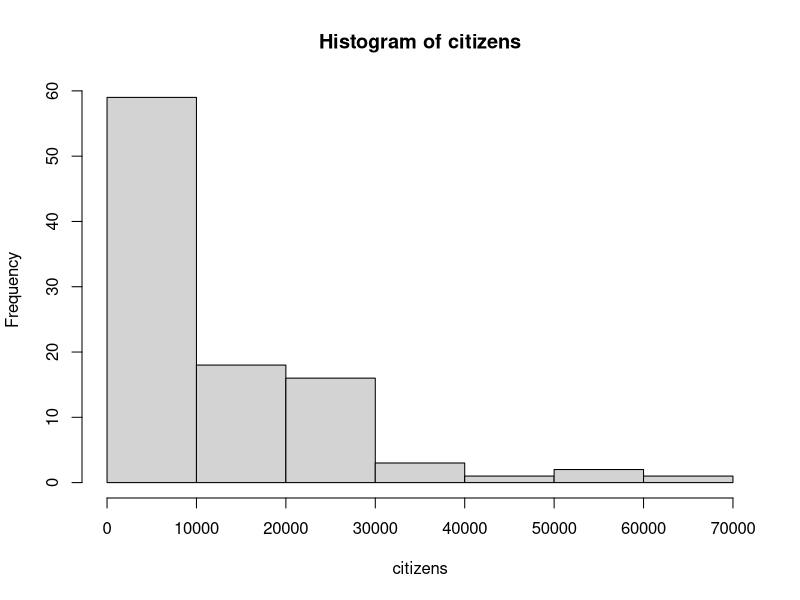
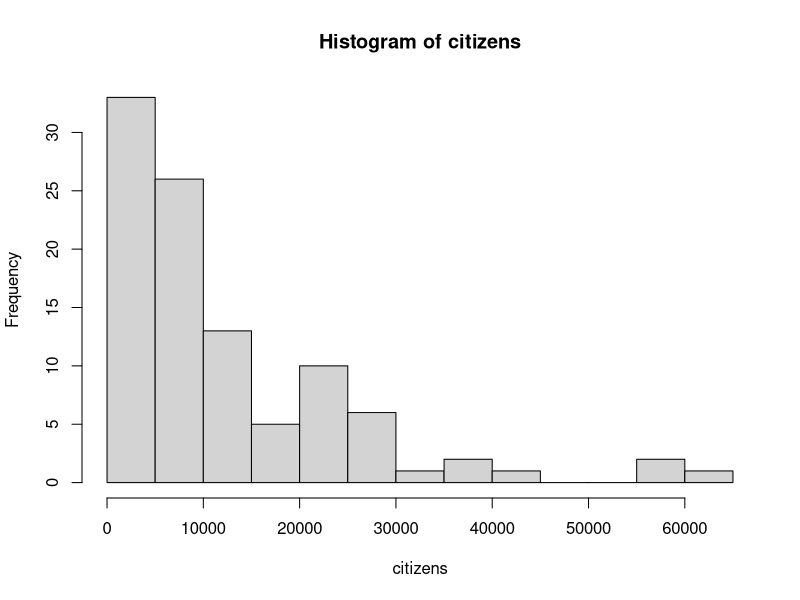
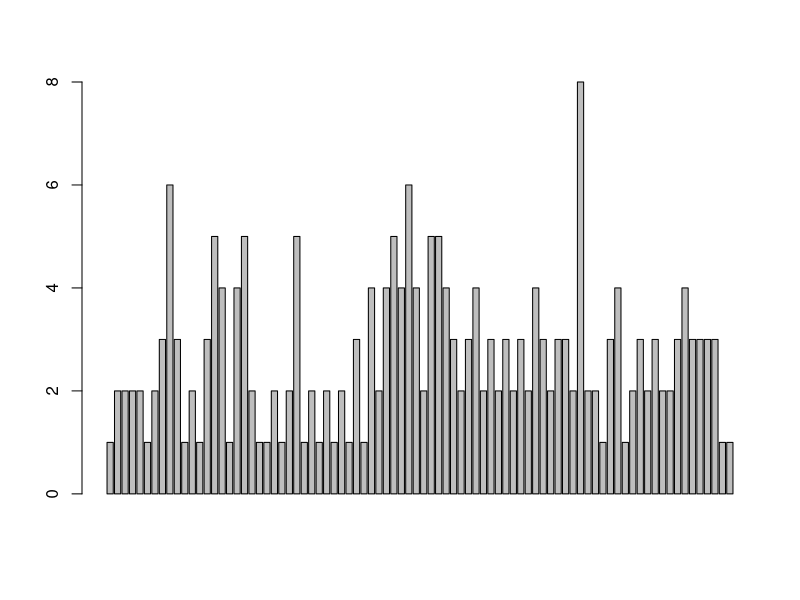
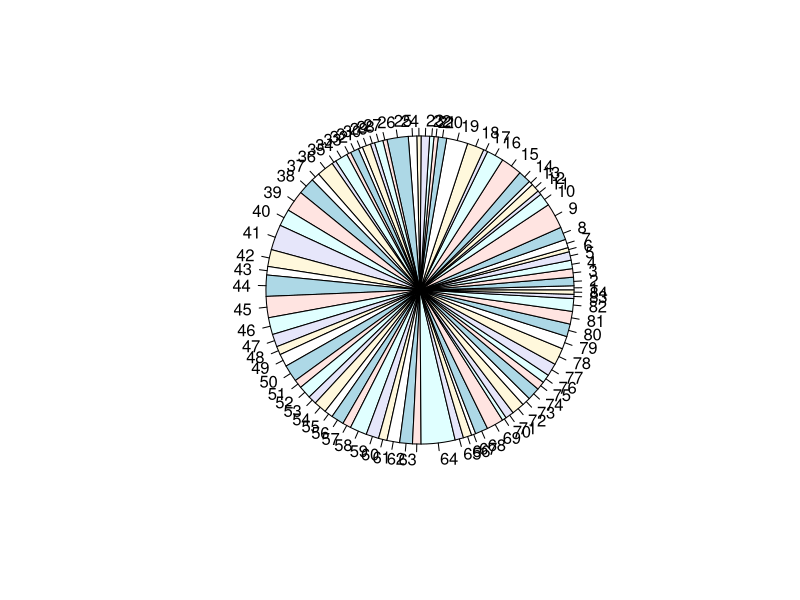
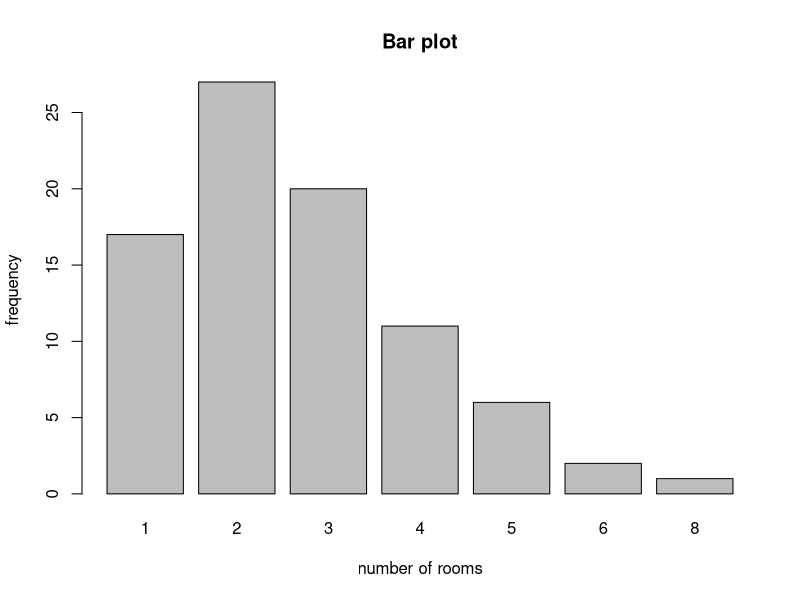
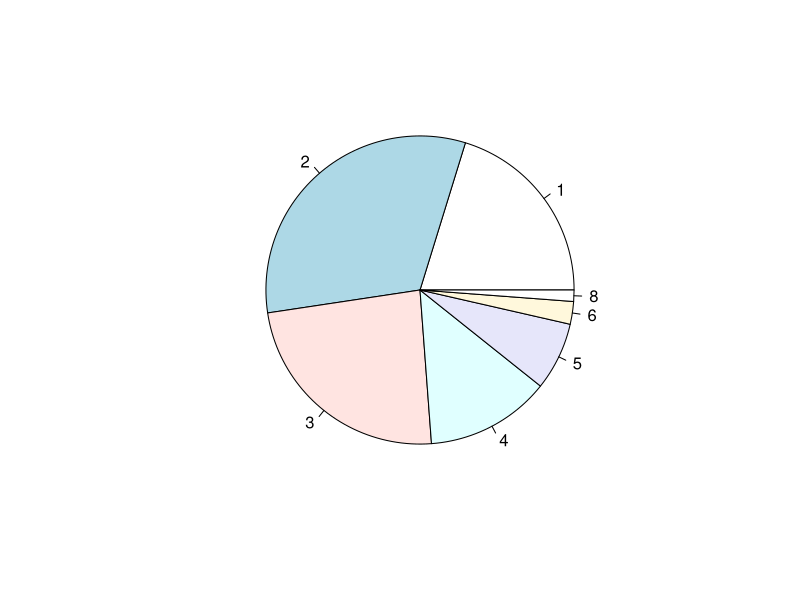
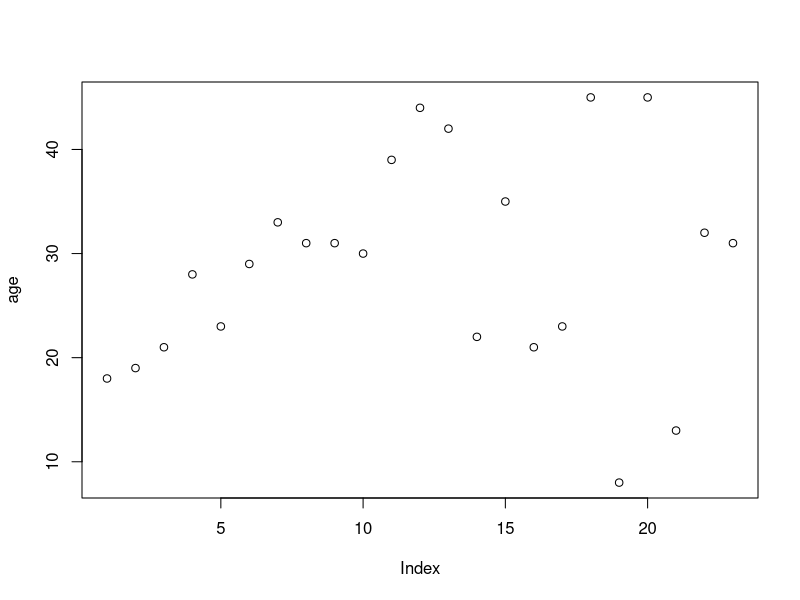
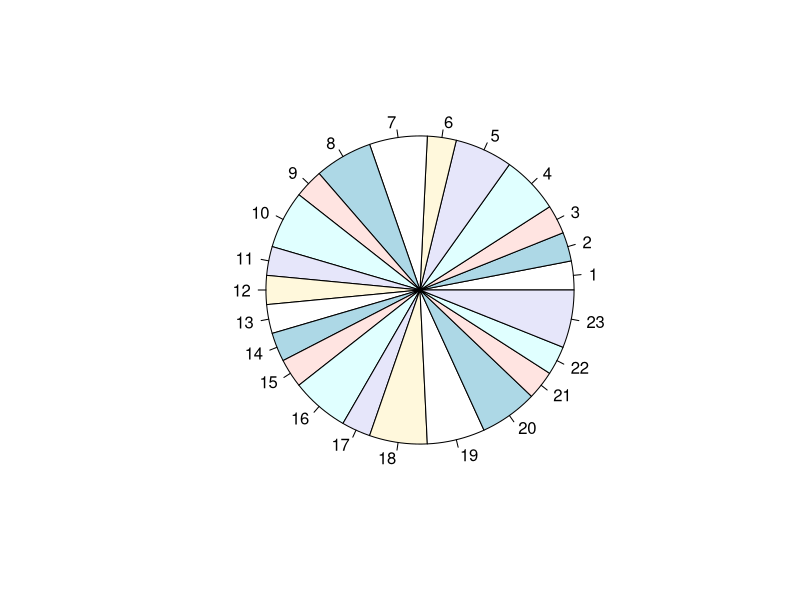

Here is the R script that generated these plots, in order:
# dataset 
x=c(1,2,3,3,2,45,45,56,67,55,67,56,67,68,55,54,43,32,22,33)

#descriptive analysis
mean(x)
median(x)
table(x)
x=c(2, 9, 15, 13, 82, 65)
summary(x
        )
#quantiles 
quantile(x,.22)
 
    
#Second dataset
citizens=c(264, 9338, 445, 475, 5993, 21752, 10728, 537, 7724, 25121,
           24923, 19954, 6725, 9363, 17273, 317, 26848, 2213, 5015, 64120, 14127,
           2909, 2316, 22774, 25216, 20681, 418, 15786, 25109, 57797, 37194, 450,
           8713, 1278, 3327, 2187, 10547, 5960, 5580, 7650, 4024, 31029, 7165,
           1409, 8311, 16886, 21132, 19568, 12145, 22476, 1932, 6833, 1002, 3894,
           4229, 22084, 6741, 22503, 40480, 6245, 1066, 614, 4185, 13516, 10017,
           3033, 2967, 7096, 2727, 11208, 26253, 10666, 23908, 13270, 5817, 2475,
           5260, 2996, 12065, 371, 9439, 10425, 5685, 21869, 11580, 7726, 4808,
           9482, 8365, 3116, 14974, 6420, 4869, 55583, 2995, 3617, 37414, 25146,
           7173, 9817)
length(citizens)
hist(citizens)
hist(citizens,breaks = 20)

#rooms dataset
number_of_rooms = c(1,2,2,2,2,1,2,3,6,3,1,2,1,3,5,4,1,4,5,2,1,1,2,1,2,5,
                    1,2,1,2,1,2,1, 3,1,4,2,4,5,4,6,4,2,5,5,4,3,2,3,4,2,3,2,3,2,3,2,4,3,2,3,3,2,8,
                    2, 2,1,3,4,1,2,3,2,3,2,2,3,4,3,3,3,3,1,1)
table(number_of_rooms)
#bar plot added
barplot(number_of_rooms
        )
pie(number_of_rooms)
room_frequency= table(number_of_rooms)
barplot(room_frequency,main = "Bar plot", xlab = "number of rooms", ylab = "frequency")

rel_freq= room_frequency/length(number_of_rooms)
pie(rel_freq)


age=c(18,19,21,28,23,29,33,31,31,30,39,44,42,22,35,21,23,45,8,45,13,32,31)
gender=c(1,1,1,2,2,1,2,2,1,2,1,1,1,1,1,2,1,2,2,2,1,1,2)
degree=c(1,2,2,4,4,1,1,3,2,5,5,1,2,3,4,4,1,2,3,4,4,2,1)
stay=c(0,2,3,9,11,1,2,3,2,14,12,11,8,8,6,6,5,5,5,5,6,2,3)
diagnosis=c(2,3,1,1,2,2,2,1,2,2,2,4,3,1,2,2,2,3,4,2,3,1,1)
#data frame formed
hospital_data= data.frame(age, gender, degree, stay, diagnosis)
dim((hospital_data))
plot(age)
#pie chart
pie(gender)
gender_freq=table(gender)
#pie chart declaration
pie(gender_freq/length(gender))
degree_freq=table(degree)
#chart added 
pie(degree_freq/length(degree))
#bar plot
barplot(degree_freq/length(degree))
plot(stay)
#ploting
barplot(hospital_data$gender)
#bar plot added
barplot(hospital_data$degree)
barplot(hospital_data$diagnosis)
#histogram
hist(hospital_data$stay)
hist(hospital_data$age)
#gender segregation
male_stay= stay[gender==2]
table(male_stay
      )
#frequency
  
table(male_stay)

hospital_data=
  data.frame(age, gender, degree, stay, diagnosis)
male_stay= stay[gender==2]
table(male_stay
)
male_stay
female_stay= stay[gender==1]
female_stay
boxplot(female_stay,male_stay)

quantile(female_stay, c(.25,.50,.75))
quantile(male_stay,c(.25,.59,.75))
 
